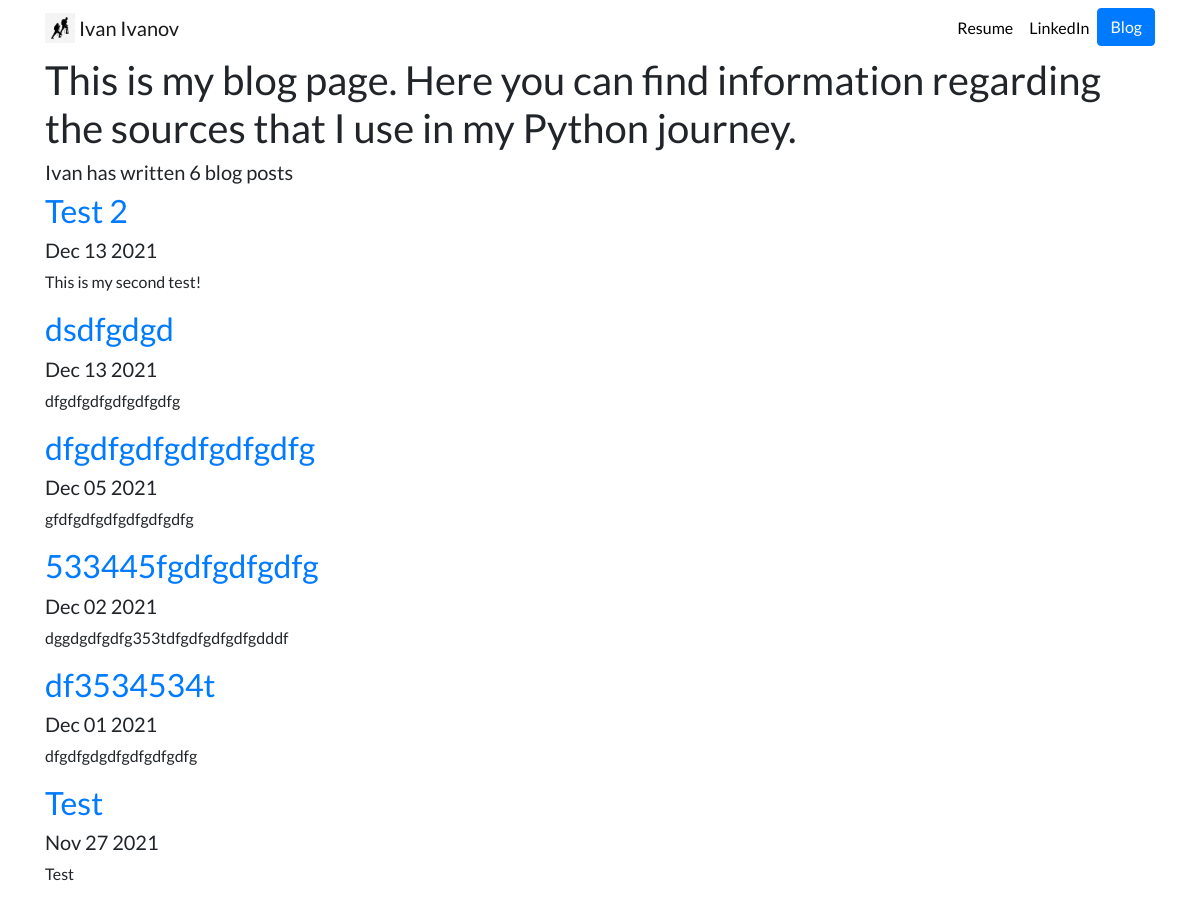
/blog/, run on an earlier commit of the app's database.
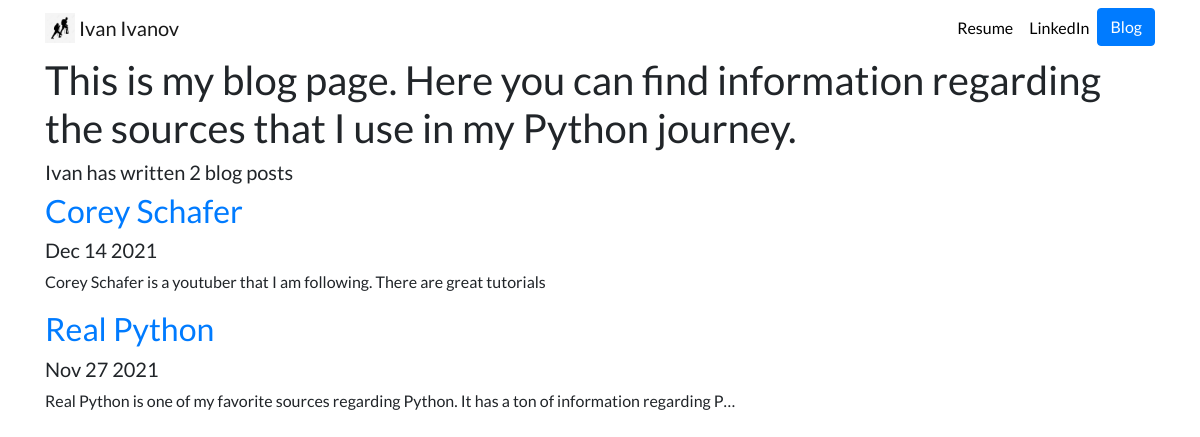
And on a later commit of the database.
### blog/models.py (models this page shows, shortened)
class Blog(models.Model):
    title = models.CharField(max_length=100)
    date = models.DateField()
    description = models.TextField()

### blog/views.py (the view)
# urls.py: path('', views.all_blogs, name='all_blogs'),
def all_blogs(request):
    blogs = Blog.objects.order_by('-date')
    return render(request, 'blog/all_blogs.html', {'blogs': blogs})

### blog/templates/blog/all_blogs.html
{% extends 'portfolio/base.html' %}
{% block content %}
<h1>This is my blog page. Here you can find information regarding the sources that I use in my Python journey.</h1>
<h5>Ivan has written {{ blogs.count }} blog post{{ blogs.count|pluralize}}</h5>
{% for blog in blogs %}
<a href="{% url 'blog:detail' blog.id %}"><h2>{{ blog.title }}</h2></a>
<h5>{{ blog.date|date:'M d Y' }}</h5>
<p>{{ blog.description|striptags|truncatechars:100 }}</p>
{% endfor %}
{% endblock %}

What changed in the data, as far as the page shows it:
removed Blog: title "Test 2", date "Dec 13 2021", description "This is my second test!"
removed Blog: title "dsdfgdgd", date "Dec 13 2021", description "dfgdfgdfgdfgdfgdfg"
removed Blog: title "dfgdfgdfgdfgdfgdfg", date "Dec 05 2021", description "gfdfgdfgdfgdfgdfgdfg"
removed Blog: title "533445fgdfgdfgdfg", date "Dec 02 2021", description "dggdgdfgdfg353tdfgdfgdfgdfgdddf"
removed Blog: title "df3534534t", date "Dec 01 2021", description "dfgdfgdgdfgdfgdfgdfg"
added Blog: title "Corey Schafer", date "Dec 14 2021", description "Corey Schafer is a youtuber that I am following. There are great tutorials"
changed Blog: title "Test" → "Real Python"; description "Test" → "Real Python is one of my favorite sources regarding Python. It has a ton of information regarding P…"
Also different on the page:
{{ blogs.count }}: "6" → "2"
